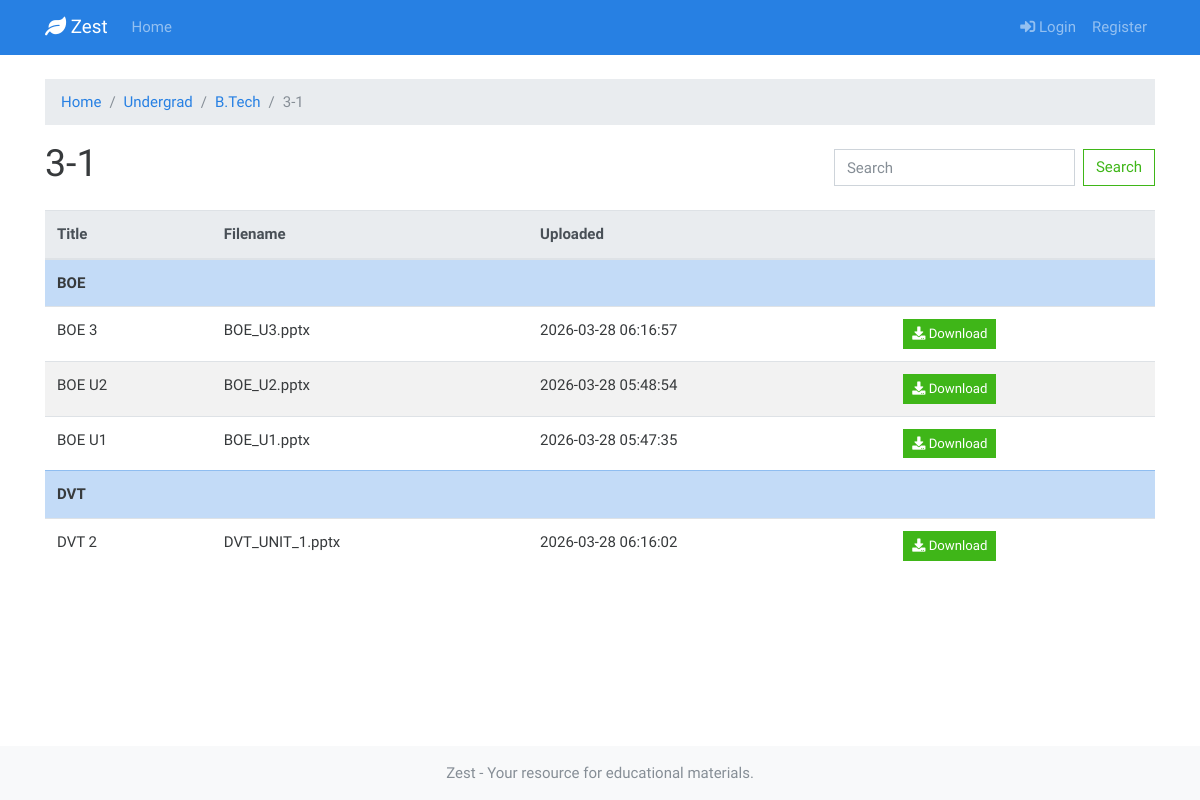
Page /undergrad/B.Tech/3-1 on the committed database.
### tables this page shows
CREATE TABLE resources (
    id INTEGER PRIMARY KEY AUTOINCREMENT,
    title TEXT NOT NULL,
    filename TEXT NOT NULL,
    filetype TEXT NOT NULL,
    level1 TEXT,
    level2 TEXT,
    level3 TEXT,
    subject TEXT,
    upload_date TIMESTAMP DEFAULT CURRENT_TIMESTAMP
);

### app.py (the view)
@app.route('/undergrad/<course>/<sem>')
def undergrad_sem(course, sem):
    conn = get_db_connection()
    resources = conn.execute('SELECT * FROM resources WHERE level1 = ? AND level2 = ? AND level3 = ? ORDER BY subject, upload_date DESC', ('Undergrad', course, sem)).fetchall()
    conn.close()
    return render_template('resource_list.html', resources=resources, breadcrumbs=[('Undergrad', '/undergrad'), (course, f'/undergrad/{course}'), (sem, '')])

### app.py (called while the page is built)
def get_db_connection():
    conn = sqlite3.connect('database.db')
    conn.row_factory = sqlite3.Row
    return conn

@app.before_request
def load_logged_in_user():
    user_id = session.get('user_id')
    if user_id is None:
        g.user = None
    else:
        conn = get_db_connection()
        g.user = conn.execute('SELECT * FROM users WHERE id = ?', (user_id,)).fetchone()
        conn.close()

### templates/resource_list.html (shortened to what this page needs)
{% extends "base.html" %}
{% block content %}
<nav aria-label="breadcrumb">
    <ol class="breadcrumb">
        <li class="breadcrumb-item"><a href="/">Home</a></li>
        {% for label, url in breadcrumbs %}
            {% if url %}
                <li class="breadcrumb-item"><a href="{{ url }}">{{ label }}</a></li>
            {% else %}
                <li class="breadcrumb-item active" aria-current="page">{{ label }}</li>
            {% endif %}
        {% endfor %}
    </ol>
</nav>
<div class="d-flex justify-content-between align-items-center mb-3">
    <h1>{{ breadcrumbs[-1][0] }}</h1>
    <form class="form-inline my-2 my-lg-0">
        <input class="form-control mr-sm-2" type="search" placeholder="Search" aria-label="Search">
        <button class="btn btn-outline-success my-2 my-sm-0" type="submit">Search</button>
    </form>
</div>
<table class="table table-striped table-hover">
    <thead class="thead-light">
        <tr>
            <th>Title</th>
            <th>Filename</th>
            <th>Uploaded</th>
            <th></th>
        </tr>
    </thead>
    <tbody>
        {% set prev_subject = namespace(value=None) %}
        {% for resource in resources %}
        {% if resource.subject != prev_subject.value %}
        <tr class="table-primary">
            <td colspan="4"><strong>{{ resource.subject }}</strong></td>
        </tr>
        {% set prev_subject.value = resource.subject %}
        {% endif %}
        <tr>
            <td>{{ resource.title }}</td>
            <td>{{ resource.filename }}</td>
            <td>{{ resource.upload_date }}</td>
            <td><a href="/download/{{ resource.filename }}" class="btn btn-sm btn-success"><i class="fas fa-download"></i> Download</a>
            </td>
        </tr>
        {% endfor %}
    </tbody>
</table>
{% endblock %}

### templates/base.html (shortened to what this page needs)
<!doctype html>
<html lang="en">
  <head>
    <link rel="stylesheet" href="https://bootswatch.com/4/cosmo/bootstrap.min.css">
    <link rel="stylesheet" href="https://cdnjs.cloudflare.com/ajax/libs/font-awesome/5.15.1/css/all.min.css">
  </head>
  <body>
    <nav class="navbar navbar-expand-lg navbar-dark bg-primary">
      <div class="container">
        <a class="navbar-brand" href="{{ url_for('index') }}">
          <i class="fas fa-leaf"></i> Zest
        </a>
        <div class="collapse navbar-collapse" id="navbarColor01">
          <ul class="navbar-nav mr-auto">
            <li class="nav-item">
              <a class="nav-link" href="{{ url_for('index') }}">Home</a>
            </li>
          </ul>
          <ul class="navbar-nav ml-auto">
            {% if 'user_id' in session %}
              <li class="nav-item">
                <a class="nav-link" href="{{ url_for('logout') }}"><i class="fas fa-sign-out-alt"></i> Logout</a>
              </li>
            {% else %}
              <li class="nav-item">
                <a class="nav-link" href="{{ url_for('login') }}"><i class="fas fa-sign-in-alt"></i> Login</a>
              </li>
              <li class="nav-item">
                <a class="nav-link" href="{{ url_for('register') }}">Register</a>
              </li>
            {% endif %}
          </ul>
        </div>
      </div>
    </nav>
    <div class="container mt-4">
      {% block content %}{% endblock %}
    </div>
    <footer class="footer mt-auto py-3 bg-light">
        <div class="container text-center">
          <span class="text-muted">Zest - Your resource for educational materials.</span>
        </div>
    </footer>
  </body>
</html>

### templates/base.html (style rules this page uses)
body { display: flex; flex-direction: column; min-height: 100vh; }
.container { flex: 1; }

### rows in the picture
resources: subject "BOE", title "BOE 3", filename "BOE_U3.pptx", upload_date "2026-03-28 06:16:57"
resources: title "BOE U2", filename "BOE_U2.pptx", upload_date "2026-03-28 05:48:54"
resources: title "BOE U1", filename "BOE_U1.pptx", upload_date "2026-03-28 05:47:35"
resources: subject "DVT", title "DVT 2", filename "DVT_UNIT_1.pptx", upload_date "2026-03-28 06:16:02"

### other values in the picture
{{ label }} "Undergrad" "B.Tech"
{{ label }} "3-1"
{{ breadcrumbs[-1][0] }} "3-1"
